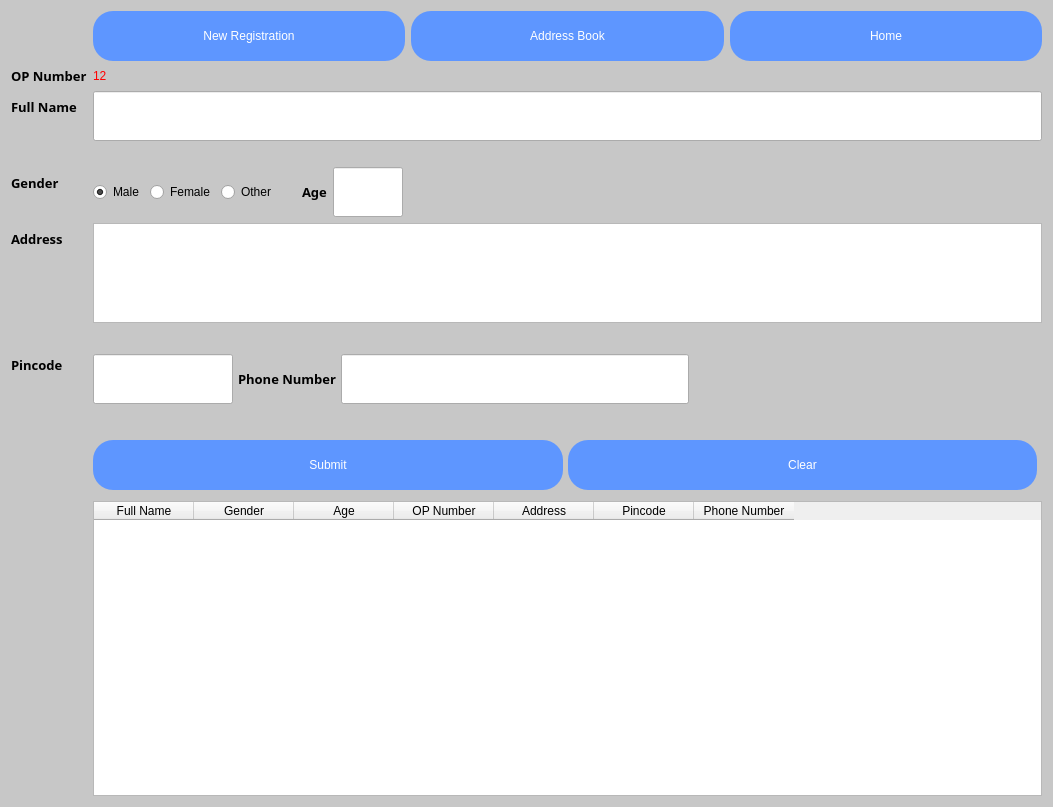
<?xml version="1.0" encoding="UTF-8"?>
<ui version="4.0">
 <class>Dialog</class>
 <widget class="QDialog" name="Dialog">
  <property name="geometry">
   <rect>
    <x>0</x>
    <y>0</y>
    <width>1053</width>
    <height>807</height>
   </rect>
  </property>
  <property name="minimumSize">
   <size>
    <width>0</width>
    <height>0</height>
   </size>
  </property>
  <property name="maximumSize">
   <size>
    <width>16777215</width>
    <height>16777215</height>
   </size>
  </property>
  <property name="windowTitle">
   <string>Dialog</string>
  </property>
  <property name="layoutDirection">
   <enum>Qt::LeftToRight</enum>
  </property>
  <property name="styleSheet">
   <string notr="true">QWidget#Dialog{background-color:rgb(199, 199, 199);}</string>
  </property>
  <layout class="QFormLayout" name="formLayout">
   <item row="0" column="1">
    <layout class="QHBoxLayout" name="horizontalLayout">
     <item>
      <widget class="QPushButton" name="NRbutton">
       <property name="minimumSize">
        <size>
         <width>0</width>
         <height>50</height>
        </size>
       </property>
       <property name="styleSheet">
        <string notr="true">background-color: rgb(94, 150, 255);
color: rgb(255, 255, 255);
font: 81 14pt &quot;Rockwell Extra Bold&quot;;
border-radius:20px;</string>
       </property>
       <property name="text">
        <string>New Registration</string>
       </property>
      </widget>
     </item>
     <item>
      <widget class="QPushButton" name="ABbutton">
       <property name="minimumSize">
        <size>
         <width>0</width>
         <height>50</height>
        </size>
       </property>
       <property name="styleSheet">
        <string notr="true">background-color: rgb(94, 150, 255);
color: rgb(255, 255, 255);
font: 81 14pt &quot;Rockwell Extra Bold&quot;;
border-radius:20px;</string>
       </property>
       <property name="text">
        <string>Address Book</string>
       </property>
      </widget>
     </item>
     <item>
      <widget class="QPushButton" name="NRbutton_2">
       <property name="minimumSize">
        <size>
         <width>0</width>
         <height>50</height>
        </size>
       </property>
       <property name="styleSheet">
        <string notr="true">background-color: rgb(94, 150, 255);
color: rgb(255, 255, 255);
font: 81 14pt &quot;Rockwell Extra Bold&quot;;
border-radius:20px;</string>
       </property>
       <property name="text">
        <string>Home</string>
       </property>
      </widget>
     </item>
    </layout>
   </item>
   <item row="4" column="0">
    <widget class="QLabel" name="OPnumber">
     <property name="font">
      <font>
       <family>Rockwell Extra Bold</family>
       <pointsize>10</pointsize>
       <weight>75</weight>
       <bold>true</bold>
      </font>
     </property>
     <property name="text">
      <string>OP Number</string>
     </property>
    </widget>
   </item>
   <item row="4" column="1">
    <widget class="QLabel" name="oNumberl">
     <property name="styleSheet">
      <string notr="true">font: 14pt &quot;Snap ITC&quot;;
color: rgb(255, 0, 0);</string>
     </property>
     <property name="text">
      <string>12</string>
     </property>
    </widget>
   </item>
   <item row="6" column="0">
    <widget class="QLabel" name="Fname">
     <property name="font">
      <font>
       <family>Rockwell Extra Bold</family>
       <pointsize>10</pointsize>
       <weight>75</weight>
       <bold>true</bold>
      </font>
     </property>
     <property name="text">
      <string>Full Name</string>
     </property>
    </widget>
   </item>
   <item row="6" column="1">
    <widget class="QLineEdit" name="lFuNa">
     <property name="minimumSize">
      <size>
       <width>0</width>
       <height>50</height>
      </size>
     </property>
     <property name="styleSheet">
      <string notr="true">font: 14pt &quot;MS Shell Dlg 2&quot;;</string>
     </property>
     <property name="text">
      <string/>
     </property>
    </widget>
   </item>
   <item row="8" column="1">
    <widget class="QLabel" name="fNamel">
     <property name="styleSheet">
      <string notr="true">color: rgb(255, 0, 0);
font: 14pt &quot;MS Shell Dlg 2&quot;;</string>
     </property>
     <property name="text">
      <string/>
     </property>
    </widget>
   </item>
   <item row="9" column="0">
    <widget class="QLabel" name="Gender">
     <property name="font">
      <font>
       <family>Rockwell Extra Bold</family>
       <pointsize>10</pointsize>
       <weight>75</weight>
       <bold>true</bold>
      </font>
     </property>
     <property name="text">
      <string>Gender</string>
     </property>
    </widget>
   </item>
   <item row="9" column="1">
    <layout class="QHBoxLayout" name="horizontalLayout_3">
     <property name="topMargin">
      <number>0</number>
     </property>
     <item>
      <widget class="QRadioButton" name="Gmale">
       <property name="styleSheet">
        <string notr="true">font: 12pt &quot;MS Shell Dlg 2&quot;;</string>
       </property>
       <property name="text">
        <string>Male</string>
       </property>
       <property name="checked">
        <bool>true</bool>
       </property>
      </widget>
     </item>
     <item>
      <widget class="QRadioButton" name="GFem">
       <property name="styleSheet">
        <string notr="true">font: 12pt &quot;MS Shell Dlg 2&quot;;</string>
       </property>
       <property name="text">
        <string>Female</string>
       </property>
      </widget>
     </item>
     <item>
      <widget class="QRadioButton" name="Goth">
       <property name="styleSheet">
        <string notr="true">font: 12pt &quot;MS Shell Dlg 2&quot;;</string>
       </property>
       <property name="text">
        <string>Other</string>
       </property>
      </widget>
     </item>
     <item>
      <spacer name="horizontalSpacer">
       <property name="orientation">
        <enum>Qt::Horizontal</enum>
       </property>
       <property name="sizeType">
        <enum>QSizePolicy::Minimum</enum>
       </property>
       <property name="sizeHint" stdset="0">
        <size>
         <width>20</width>
         <height>10</height>
        </size>
       </property>
      </spacer>
     </item>
     <item>
      <widget class="QLabel" name="Age">
       <property name="font">
        <font>
         <family>Rockwell Extra Bold</family>
         <pointsize>10</pointsize>
         <weight>75</weight>
         <bold>true</bold>
        </font>
       </property>
       <property name="text">
        <string>Age</string>
       </property>
      </widget>
     </item>
     <item>
      <widget class="QLineEdit" name="lAge">
       <property name="minimumSize">
        <size>
         <width>0</width>
         <height>50</height>
        </size>
       </property>
       <property name="maximumSize">
        <size>
         <width>70</width>
         <height>16777215</height>
        </size>
       </property>
       <property name="styleSheet">
        <string notr="true">font: 18pt &quot;MS Shell Dlg 2&quot;;</string>
       </property>
       <property name="text">
        <string/>
       </property>
      </widget>
     </item>
     <item>
      <spacer name="horizontalSpacer_3">
       <property name="orientation">
        <enum>Qt::Horizontal</enum>
       </property>
       <property name="sizeHint" stdset="0">
        <size>
         <width>40</width>
         <height>20</height>
        </size>
       </property>
      </spacer>
     </item>
    </layout>
   </item>
   <item row="11" column="0">
    <widget class="QLabel" name="Address">
     <property name="font">
      <font>
       <family>Rockwell Extra Bold</family>
       <pointsize>10</pointsize>
       <weight>75</weight>
       <bold>true</bold>
      </font>
     </property>
     <property name="text">
      <string>Address</string>
     </property>
    </widget>
   </item>
   <item row="11" column="1">
    <widget class="QTextEdit" name="lAddre">
     <property name="minimumSize">
      <size>
       <width>0</width>
       <height>100</height>
      </size>
     </property>
     <property name="maximumSize">
      <size>
       <width>16777215</width>
       <height>50</height>
      </size>
     </property>
     <property name="styleSheet">
      <string notr="true">font: 14pt &quot;MS Shell Dlg 2&quot;;</string>
     </property>
    </widget>
   </item>
   <item row="13" column="1">
    <widget class="QLabel" name="addressl">
     <property name="styleSheet">
      <string notr="true">color: rgb(255, 0, 0);
font: 14pt &quot;MS Shell Dlg 2&quot;;</string>
     </property>
     <property name="text">
      <string/>
     </property>
    </widget>
   </item>
   <item row="14" column="1">
    <layout class="QHBoxLayout" name="horizontalLayout_4">
     <property name="spacing">
      <number>5</number>
     </property>
     <property name="leftMargin">
      <number>0</number>
     </property>
     <property name="topMargin">
      <number>5</number>
     </property>
     <property name="rightMargin">
      <number>5</number>
     </property>
     <property name="bottomMargin">
      <number>5</number>
     </property>
     <item>
      <widget class="QLineEdit" name="lPiCo">
       <property name="minimumSize">
        <size>
         <width>0</width>
         <height>50</height>
        </size>
       </property>
       <property name="maximumSize">
        <size>
         <width>140</width>
         <height>16777215</height>
        </size>
       </property>
       <property name="styleSheet">
        <string notr="true">font: 14pt &quot;MS Shell Dlg 2&quot;;</string>
       </property>
      </widget>
     </item>
     <item>
      <widget class="QLabel" name="Phonenumber">
       <property name="font">
        <font>
         <family>Rockwell Extra Bold</family>
         <pointsize>10</pointsize>
         <weight>75</weight>
         <bold>true</bold>
        </font>
       </property>
       <property name="text">
        <string>Phone Number</string>
       </property>
      </widget>
     </item>
     <item>
      <widget class="QLineEdit" name="lPhNu">
       <property name="minimumSize">
        <size>
         <width>0</width>
         <height>50</height>
        </size>
       </property>
       <property name="styleSheet">
        <string notr="true">font: 14pt &quot;MS Shell Dlg 2&quot;;</string>
       </property>
      </widget>
     </item>
     <item>
      <spacer name="horizontalSpacer_4">
       <property name="orientation">
        <enum>Qt::Horizontal</enum>
       </property>
       <property name="sizeHint" stdset="0">
        <size>
         <width>40</width>
         <height>20</height>
        </size>
       </property>
      </spacer>
     </item>
    </layout>
   </item>
   <item row="14" column="0">
    <widget class="QLabel" name="Pincode">
     <property name="font">
      <font>
       <family>Rockwell Extra Bold</family>
       <pointsize>10</pointsize>
       <weight>75</weight>
       <bold>true</bold>
      </font>
     </property>
     <property name="text">
      <string>Pincode</string>
     </property>
    </widget>
   </item>
   <item row="16" column="1">
    <widget class="QLabel" name="phoneNumberl">
     <property name="styleSheet">
      <string notr="true">color: rgb(255, 0, 0);
font: 14pt &quot;MS Shell Dlg 2&quot;;</string>
     </property>
     <property name="text">
      <string/>
     </property>
    </widget>
   </item>
   <item row="17" column="1">
    <layout class="QHBoxLayout" name="horizontalLayout_5">
     <property name="spacing">
      <number>5</number>
     </property>
     <property name="leftMargin">
      <number>0</number>
     </property>
     <property name="topMargin">
      <number>5</number>
     </property>
     <property name="rightMargin">
      <number>5</number>
     </property>
     <property name="bottomMargin">
      <number>5</number>
     </property>
     <item>
      <widget class="QPushButton" name="Submit">
       <property name="minimumSize">
        <size>
         <width>0</width>
         <height>50</height>
        </size>
       </property>
       <property name="styleSheet">
        <string notr="true">background-color: rgb(94, 150, 255);
color: rgb(255, 255, 255);
font: 81 14pt &quot;Rockwell Extra Bold&quot;;
border-radius:20px;</string>
       </property>
       <property name="text">
        <string>Submit</string>
       </property>
      </widget>
     </item>
     <item>
      <widget class="QPushButton" name="www">
       <property name="minimumSize">
        <size>
         <width>0</width>
         <height>50</height>
        </size>
       </property>
       <property name="styleSheet">
        <string notr="true">background-color: rgb(94, 150, 255);
color: rgb(255, 255, 255);
font: 81 14pt &quot;Rockwell Extra Bold&quot;;
border-radius:20px;</string>
       </property>
       <property name="text">
        <string>Clear</string>
       </property>
      </widget>
     </item>
    </layout>
   </item>
   <item row="19" column="1">
    <widget class="QTableWidget" name="tableWidget">
     <column>
      <property name="text">
       <string>Full Name</string>
      </property>
     </column>
     <column>
      <property name="text">
       <string>Gender</string>
      </property>
     </column>
     <column>
      <property name="text">
       <string>Age</string>
      </property>
     </column>
     <column>
      <property name="text">
       <string>OP Number</string>
      </property>
     </column>
     <column>
      <property name="text">
       <string>Address</string>
      </property>
     </column>
     <column>
      <property name="text">
       <string>Pincode</string>
      </property>
     </column>
     <column>
      <property name="text">
       <string>Phone Number</string>
      </property>
     </column>
    </widget>
   </item>
  </layout>
 </widget>
 <resources/>
 <connections/>
</ui>
